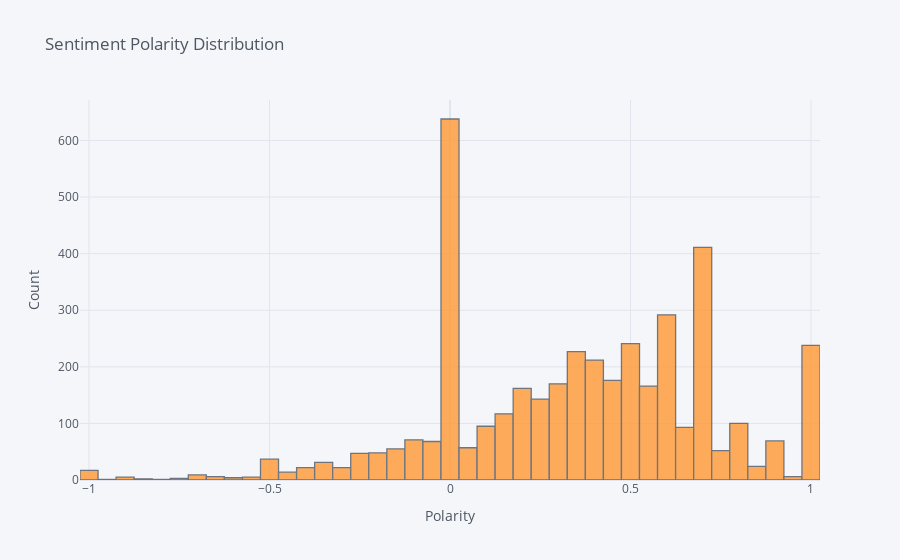

Notebook code cell kept with this figure:
### Code cell
from textblob import TextBlob
reviews['polarity']=(round(reviews['cleaned'].apply(lambda x:TextBlob(x).sentiment.polarity),4))
reviews['polarity'].iplot(kind='hist',xTitle='Polarity',yTitle='Count',title='Sentiment Polarity Distribution')

### Figure 1 — Plotly figure (JSON) as saved in the notebook; plotly's stock layout.template omitted (floating-point values rounded to 4 significant figures; data arrays with more than 128 entries replaced by an {"elided": "..."} marker saying what was removed)
{"data": [{"histfunc": "count", "histnorm": "", "marker": {"color": "rgba(255, 153, 51, 1.0)", "line": {"color": "#4D5663", "width": 1.3}}, "name": "polarity", "opacity": 0.8, "orientation": "v", "type": "histogram", "x": {"elided": "4157 float values"}}], "layout": {"barmode": "overlay", "legend": {"bgcolor": "#F5F6F9", "font": {"color": "#4D5663"}}, "paper_bgcolor": "#F5F6F9", "plot_bgcolor": "#F5F6F9", "title": {"font": {"color": "#4D5663"}, "text": "Sentiment Polarity Distribution"}, "xaxis": {"gridcolor": "#E1E5ED", "showgrid": true, "tickfont": {"color": "#4D5663"}, "title": {"font": {"color": "#4D5663"}, "text": "Polarity"}, "zerolinecolor": "#E1E5ED"}, "yaxis": {"gridcolor": "#E1E5ED", "showgrid": true, "tickfont": {"color": "#4D5663"}, "title": {"font": {"color": "#4D5663"}, "text": "Count"}, "zerolinecolor": "#E1E5ED"}}}
